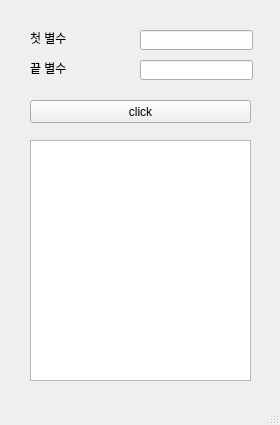
<?xml version="1.0" encoding="UTF-8"?>
<ui version="4.0">
 <class>MainWindow</class>
 <widget class="QMainWindow" name="MainWindow">
  <property name="geometry">
   <rect>
    <x>0</x>
    <y>0</y>
    <width>280</width>
    <height>425</height>
   </rect>
  </property>
  <property name="windowTitle">
   <string>MainWindow</string>
  </property>
  <widget class="QWidget" name="centralwidget">
   <widget class="QLabel" name="lbl_first">
    <property name="geometry">
     <rect>
      <x>30</x>
      <y>30</y>
      <width>91</width>
      <height>16</height>
     </rect>
    </property>
    <property name="text">
     <string>첫 별수</string>
    </property>
   </widget>
   <widget class="QPushButton" name="pb">
    <property name="geometry">
     <rect>
      <x>30</x>
      <y>100</y>
      <width>221</width>
      <height>23</height>
     </rect>
    </property>
    <property name="text">
     <string>click</string>
    </property>
   </widget>
   <widget class="QLabel" name="lbl_last">
    <property name="geometry">
     <rect>
      <x>30</x>
      <y>60</y>
      <width>91</width>
      <height>16</height>
     </rect>
    </property>
    <property name="text">
     <string>끝 별수</string>
    </property>
   </widget>
   <widget class="QLineEdit" name="le_first">
    <property name="geometry">
     <rect>
      <x>140</x>
      <y>30</y>
      <width>113</width>
      <height>20</height>
     </rect>
    </property>
   </widget>
   <widget class="QLineEdit" name="le_last">
    <property name="geometry">
     <rect>
      <x>140</x>
      <y>60</y>
      <width>113</width>
      <height>20</height>
     </rect>
    </property>
   </widget>
   <widget class="QTextEdit" name="te">
    <property name="geometry">
     <rect>
      <x>30</x>
      <y>140</y>
      <width>221</width>
      <height>241</height>
     </rect>
    </property>
   </widget>
  </widget>
  <widget class="QMenuBar" name="menubar">
   <property name="geometry">
    <rect>
     <x>0</x>
     <y>0</y>
     <width>280</width>
     <height>21</height>
    </rect>
   </property>
  </widget>
  <widget class="QStatusBar" name="statusbar"/>
 </widget>
 <resources/>
 <connections/>
</ui>
